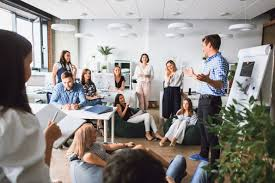
#> input picture src/KernelSpace/NewCountTest.jpeg, 275 x 183 px
$ python -i processor.py   (imports and definitions only)
#> lines starting #> are read from the running program, lines starting #| are printed output that depends on the picture
#> further down, picture is the input picture: shape (183, 275, 3); mean B, G, R 136.4, 139.5, 143.7
import numpy as np
import cv2

def process_frame(frame):
    # Placeholder for frame processing logic
    return _placeholder(frame)

def _placeholder(frame):
    gray = cv2.cvtColor(frame, cv2.COLOR_BGR2GRAY)
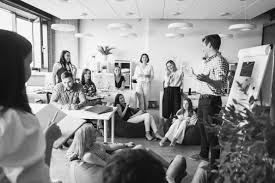
#> gray: shape (183, 275); min 0, max 255, mean 140.4
    edges = cv2.Canny(gray, 50, 150)
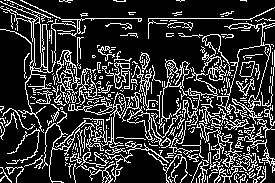
#> edges: shape (183, 275); 20.5% white in thin lines or dots
    edges_bgr = cv2.cvtColor(edges, cv2.COLOR_GRAY2BGR)
#> edges_bgr: shape (183, 275, 3); 20.5% white in thin lines or dots
    return np.hstack([frame, edges_bgr])
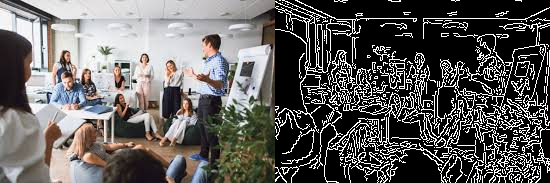
#> returned value: shape (183, 550, 3); mean of channels 0, 1, 2 94.3, 95.9, 97.9; drawn as B, G, R

>>> import cv2
>>> picture = cv2.imread('NewCountTest.jpeg')
>>> result = process_frame(picture)

$ run again, on src/KernelSpace/testCounter.jpeg
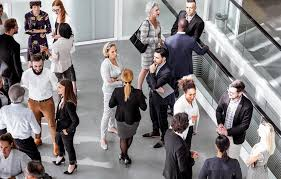
#> input picture src/KernelSpace/testCounter.jpeg, 281 x 179 px
#> picture is the input picture: shape (179, 281, 3); mean B, G, R 129.9, 128.4, 133.1
#> in _placeholder, `edges = cv2.Canny(gray, 50, 150)`:
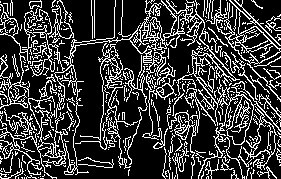
#> edges: shape (179, 281); 23.2% white in thin lines or dots
#> edges_bgr: shape (179, 281, 3); 23.2% white in thin lines or dots
#> in _placeholder, `return np.hstack([frame, edges_bgr])`:
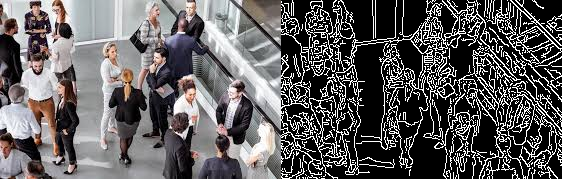
#> returned value: shape (179, 562, 3); mean of channels 0, 1, 2 94.5, 93.8, 96.1; drawn as B, G, R
